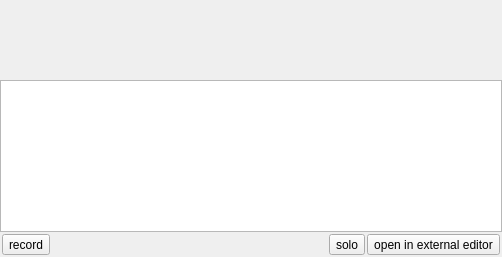
<?xml version="1.0" encoding="UTF-8"?>
<ui version="4.0">
 <class>Form</class>
 <widget class="QWidget" name="Form">
  <property name="geometry">
   <rect>
    <x>0</x>
    <y>0</y>
    <width>502</width>
    <height>257</height>
   </rect>
  </property>
  <property name="windowTitle">
   <string>Form</string>
  </property>
  <layout class="QVBoxLayout" name="verticalLayout">
   <property name="spacing">
    <number>0</number>
   </property>
   <property name="margin">
    <number>0</number>
   </property>
   <item>
    <widget class="QWidget" name="waveform" native="true">
     <property name="sizePolicy">
      <sizepolicy hsizetype="Preferred" vsizetype="Minimum">
       <horstretch>0</horstretch>
       <verstretch>0</verstretch>
      </sizepolicy>
     </property>
     <property name="minimumSize">
      <size>
       <width>0</width>
       <height>80</height>
      </size>
     </property>
    </widget>
   </item>
   <item>
    <widget class="QGraphicsView" name="sequencer"/>
   </item>
   <item>
    <widget class="QWidget" name="buttons" native="true">
     <layout class="QHBoxLayout" name="horizontalLayout">
      <property name="spacing">
       <number>2</number>
      </property>
      <property name="margin">
       <number>2</number>
      </property>
      <item>
       <widget class="QToolButton" name="record">
        <property name="text">
         <string>record</string>
        </property>
       </widget>
      </item>
      <item>
       <spacer name="horizontalSpacer">
        <property name="orientation">
         <enum>Qt::Horizontal</enum>
        </property>
        <property name="sizeHint" stdset="0">
         <size>
          <width>40</width>
          <height>20</height>
         </size>
        </property>
       </spacer>
      </item>
      <item>
       <widget class="QToolButton" name="solo">
        <property name="text">
         <string>solo</string>
        </property>
       </widget>
      </item>
      <item>
       <widget class="QToolButton" name="open_external">
        <property name="text">
         <string>open in external editor</string>
        </property>
       </widget>
      </item>
     </layout>
    </widget>
   </item>
  </layout>
 </widget>
 <resources/>
 <connections/>
</ui>
